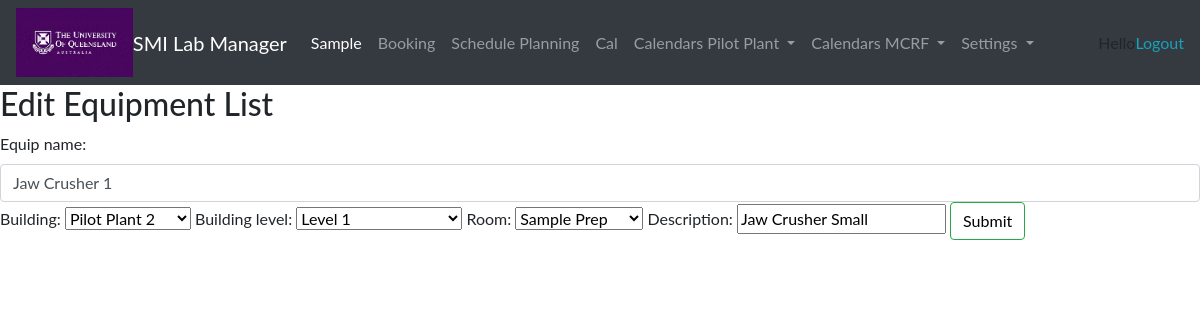
/edit_equip_list/1, run on the app's committed database.
### main/models.py (models this page shows, shortened)
class Equipment(models.Model):
    equip_name = models.CharField(max_length=250)
    description = models.CharField(max_length=500)
    room = models.ForeignKey(Rooms, on_delete=models.SET_NULL, null=True)
    building_level = models.ForeignKey('BuildingLevel', on_delete=models.SET_NULL, null=True)
    building = models.ForeignKey('Building', on_delete=models.SET_NULL, null=True)

### main/views.py (the view)
# urls.py: path('edit_equip_list/<equip_id>', views.edit_equip_list, name="edit_equip_list"),
def edit_equip_list(request, equip_id):
    equip_lists = Equipment.objects.get(pk=equip_id)
    form = AddEquipmentForm(request.POST or None, instance=equip_lists)
    if form.is_valid():
        form.save()
        return redirect('main_app:equip_list')
    context = {
        'form': form,
    }
    return render(request, 'main/edit_equip_list.html', context)

### main/forms.py
class AddEquipmentForm(ModelForm):
    room = forms.ModelChoiceField(queryset=Rooms.objects.all(), empty_label="Select Room")
    building_level = forms.ModelChoiceField(queryset=BuildingLevel.objects.all(), empty_label="Select Building Level")
    building = forms.ModelChoiceField(queryset=Building.objects.all(), empty_label="Select Building")
    class Meta:
        model = Equipment
        fields = (
            'equip_name',
            'building',
            'building_level',
            'room',
            'description',
        )
        widgets = {
            'equip_name': forms.TextInput(attrs={'class': 'form-control', 'placeholder': 'Required'}),
        }

### main/models.py (called while the page is built)
    def __str__(self):
        return self.building_name

    def __str__(self):
        return self.level_name

    def __str__(self):
        return self.room_name

### templates/main/edit_equip_list.html (shortened to what this page needs)
{% extends 'base.html' %}
{% load static %}
{% block content %}
<h2>Edit Equipment List</h2>
<div class="form_add">
      <form action="" method="POST">
        {{ form }}
        <input id="form_submit" type="submit" value="Submit" class="btn btn-success">
    </form>
</div>
<br/>
{% endblock %}

### static/main/main.css (style rules this page uses)
body { font-family: "ptsans", "Lato", "Helvetica Neue", Helvetica, Arial, sans-serif; }
.btn { outline: none; color: black; background-color: transparent; box-shadow: 0 0 0 0; margin-right: 3px; }

### data on the page
Equipment: equip_name "Jaw Crusher 1", building "Pilot Plant 2", building_level "Level 1", room "Sample Prep", description "Jaw Crusher Small"
